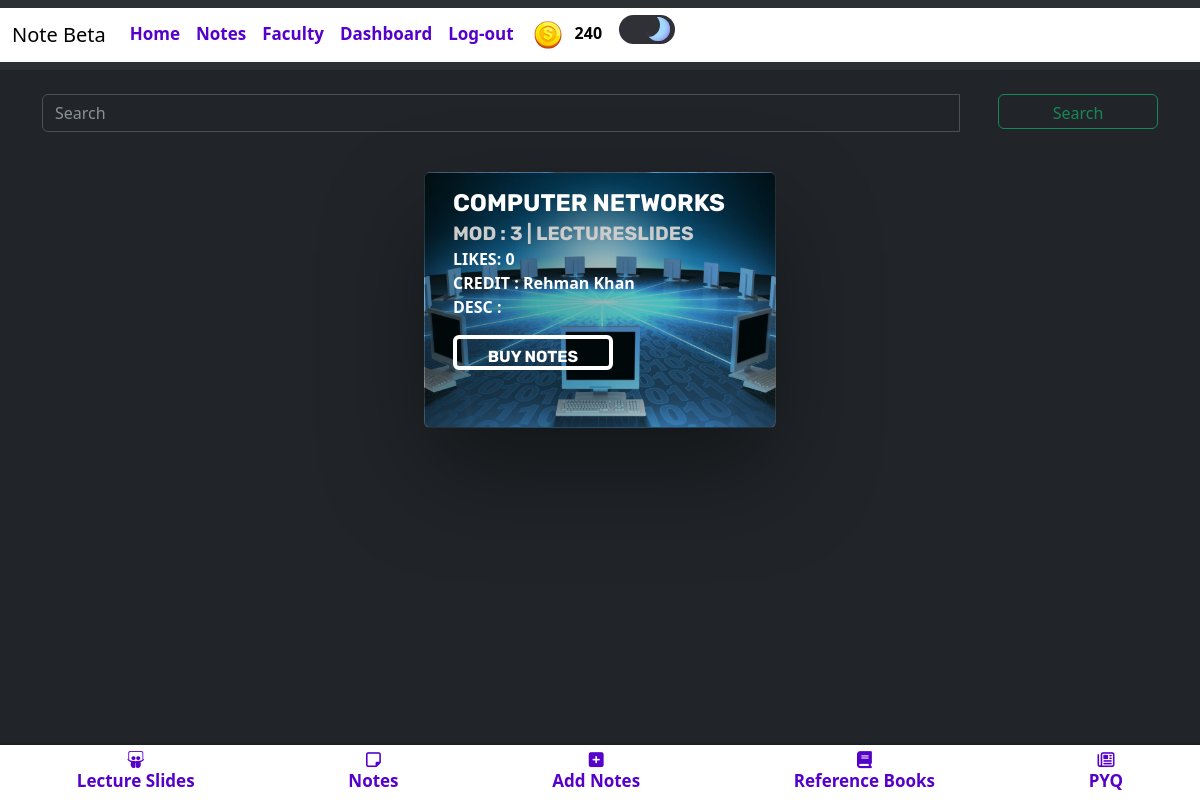
Screenshot of /btmNav/ (signed in) with the database file from the repository.
### blogapp/models.py (models this page shows, shortened)
class UserAccount(AbstractBaseUser, PermissionsMixin):
    email = models.CharField(max_length = 50,unique=True)
    name = models.CharField(max_length=200)
    is_active = models.BooleanField(default=True)
    is_mod = models.BooleanField(default=False)
    is_nUser = models.BooleanField(default=True)
    is_staff = models.BooleanField(default=False)
    coins_scored = models.IntegerField(default=100,null=True,blank=True)
    rank = models.IntegerField(default=0)
    bookmarks = models.ManyToManyField('blogapp.Notes', blank=True)
    is_emailVerified = models.BooleanField(default=False)
    objects = UserAccountManager()
    USERNAME_FIELD = 'email'
    REQUIRED_FIELDS = ['name']

class Notes(models.Model):
    typ = (
        ('Assignment','Assignment'),
        ('Experiment','Experiment'),
        ('Notes','Notes'),
        ('ReferenceBook','Reference Book'),
        ('LectureSlides','Lecture Slides'),
        ('PYQ','PYQ'),
    )
    mods = (
        ('1','1'),
        ('2','2'),
        ('3','3'),
        ('4','4'),
        ('5','5'),
        ('6','6'),
    )
    desc = models.TextField(max_length=500,null=True,blank=True)
    mod = models.CharField(max_length=5,choices=mods,null=True,blank=True)
    file = models.FileField(upload_to='notes/')
    author = models.ForeignKey(UserAccount,on_delete=models.CASCADE)
    status = models.BooleanField(default=False)
    likes = models.ManyToManyField(UserAccount,related_name="notes_like",default=0)
    views = models.PositiveIntegerField(default=0)
    buy=models.ManyToManyField(UserAccount,related_name="buy_notes")
    typeN = models.CharField(max_length=50,null=True,blank=True,choices=typ)
    docid = models.CharField(max_length=300,null=True,blank=True)
    sub =  models.ForeignKey(Subject,on_delete=models.CASCADE,null=True,blank=True)
    slug = AutoSlugField(populate_from = 'sub',unique=True,null=True,default=None)
    nDetail = models.CharField(max_length=100,null=True,blank=True)

class Subject(models.Model):
    name = models.CharField(max_length=50)
    teacher = models.CharField(max_length=50)
    teacherurl = models.CharField(max_length=300,null=True,blank=True)
    img = models.ImageField(upload_to='subImage/',null=True,blank=True)
    def __str__(self):
        return self.name

### blogapp/views.py (the view)
# urls.py: path('btmNav/',views.btmNav,name='btmNav'),
@login_required(login_url='/login/')
def btmNav(request):
    notes = Notes.objects.filter(typeN='LectureSlides')
    return render(request,'main/btmNavSort.html',{'notes':notes})

### templates/main/btmNavSort.html (shortened to what this page needs)
{% extends 'index.html' %}
{% block content %}
{% load crispy_forms_tags %}
{% load static %}
<link rel="stylesheet" href="{% static 'css/card.css' %}" />
<div class="container notesCnt mt-4">
    <div class="row d-flex justify-content-center align-items-center">
        <div class="container-lg-6">
            {% include 'components/search.html' %}
        </div>
    </div>
    <div class="row d-flex justify-content-center align-items-center">
        {% for x in notes %}
        <div class="card cardImg mx-4 my-4" style="width: 22rem; height: 16em; background-image: linear-gradient(90deg, rgba(0, 0, 0, 0.4) 0%, rgba(0, 0, 0, 0.2) 60%),url('{{x.sub.img.url}}');">
          <div class="card-body">
            <div class="text-block">
              <h1>{{x.sub}} <small><br>MOD : {{x.mod}} | {{x.typeN}}</small></h1>
              <p>
                LIKES: {{x.likes.count}}
                <br>
                CREDIT : {{x.author.name}}
                <br>
                DESC : {{x.desc}}
              </p>
              {% if request.user in x.buy.all %}
              <form method="POST" action="{% url 'notesViewer' x.slug %}">
                {% csrf_token %}
                <a href="{{x.docid}}" class="card-link">
                  <button type="submit" class="btn btn-success">View PDF</button>
                </a>
              </form>
              {% else %}
              <form action="{% url 'buy_notes' x.pk %}" method="POST">
                <button class="btn btn-primary" type="submit">Buy Notes</button>
              </form>
              {% endif %}
            </div>
          </div>
          </div>
        {% endfor %}
      </div>
</div>
{% include 'components/notesBottomNav.html' %}
{% endblock %}

### templates/components/header.html (shortened to what this page needs)
{% load static %}
<nav class="navbar navbar-expand-lg bg-body-tertiary" >
    <div class="container-fluid" style="background-color: white;">
      <a class="navbar-brand mb-0 h1" href="{% url 'notes'%}" style="color: black;">Note Beta</a>
      <div class="collapse navbar-collapse" id="navbarTogglerDemo03">
        <ul class="navbar-nav me-auto mb-2 mb-lg-0" >
          {% if user.is_authenticated %}
          <li class="nav-item">
            <a class="nav-link abc" href="{% url 'home' %}" >Home</a>
          </li>
          <li class="nav-item" >
            <a class="nav-link abc" href="{% url 'notes' %}" >Notes</a>
          </li>
          <li class="nav-item" >
            <a class="nav-link abc" href="{% url 'teacher' %}" >Faculty</a>
          </li>
          <li class="nav-item" >
            <a class="nav-link abc" href="{% url 'dashboard' %}" >Dashboard</a>
          </li>
          <li class="nav-item">
            <a class="nav-link abc" href="{% url 'logout' %}" >Log-out</a>
          </li>
          {% endif %}
          {% if user.is_authenticated %}
          <table class="coins">
          <th>
          <img src="{% static 'images/coin.png' %}" alt="">
          </th>
          <th>
          <p class="cna" id="cna" style="color: black;">{{ user.coins_scored }}</p>
          </th>
          </table>
    {% endif %}
            <label class="switch">
              <span class="slider"></span>
            </label>
      </div>
    </div>
  </nav>

### static/css/card.css (style rules this page uses)
.cardImg { background-image: linear-gradient(90deg, rgba(0, 0, 0, 0.4) 0%, rgba(0, 0, 0, 0.2) 60%),url('1.jpg'); background-position: center; background-repeat: none; background-size: cover; box-shadow:0px 45px 100px rgba(0, 0, 0, 0.4), inset 0 0 0 1000px rgba(0, 76, 86, 0.1); color:#fff; text-shadow:0 3 10 rgba(0, 0, 0, 0.7); }
.cardImg .text-block { text-shadow:0 3 10 rgba(0, 0, 0, 0.7); }
.cardImg .text-block h1 { font-family:'Rubik', Sans-serif; font-size: 1.5em; margin:0; text-transform:uppercase; font-weight:700; }
.cardImg .text-block h1 small { font-size: .8em; color:#ccc; }
.cardImg .text-block button { transition:all 0.35s cubic-bezier(0.37, 0.26, 0.35, 1); border:4px solid #fff; background:transparent; font-family:'Rubik', Sans-serif; text-transform:uppercase; font-weight:700; cursor:pointer; }
h3,p { font-weight: bold; }
button { width: 10em; height: 2.2em; }

### templates/components/header.html (style rules this page uses)
.nav-link { margin-top: 5px; color: #5500cb; font-size: 17px; font-weight: bold; }
.coins { width: 3px; }
.cna { margin-top: 12px; font-weight: bold; }
.switch { margin-left: 1em; margin-top: 7px; --width-of-switch: 3.5em; --height-of-switch: 1.8em; --size-of-icon: 1.4em; --slider-offset: 0.3em; position: relative; width: var(--width-of-switch); height: var(--height-of-switch); }
.slider { position: absolute; cursor: pointer; top: 0; left: 0; right: 0; bottom: 0; background-color: #f4f4f5; transition: .4s; border-radius: 30px; }
.slider:before { position: absolute; content: ""; height: var(--size-of-icon,1.4em); width: var(--size-of-icon,1.4em); border-radius: 20px; left: var(--slider-offset,0.3em); top: 50%; transform: translateY(-50%); background: linear-gradient(40deg,#ff0080,#ff8c00 70%); ; transition: .4s; }
input:checked + .slider { background-color: #303136; }
input:checked + .slider:before { left: calc(100% - (var(--size-of-icon,1.4em) + var(--slider-offset,0.3em))); background: #303136; box-shadow: inset -3px -2px 5px -2px #8983f7, inset -10px -4px 0 0 #a3dafb; }

### templates/components/notesBottomNav.html (style rules this page uses)
i,span { color: #5500cb; font-size: 17px; font-weight: bold; }

### rows the page displays
UserAccount: coins_scored "240"
Notes: sub.img (picture), sub "COMPUTER NETWORKS", mod "3", typeN "LECTURESLIDES", likes.count "0", author.name "Rehman Khan"
